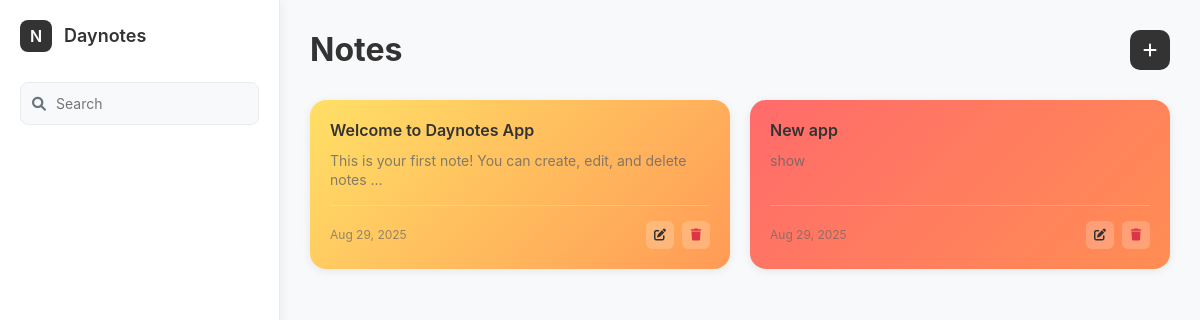
Before: /daynotes/ with the older database file.
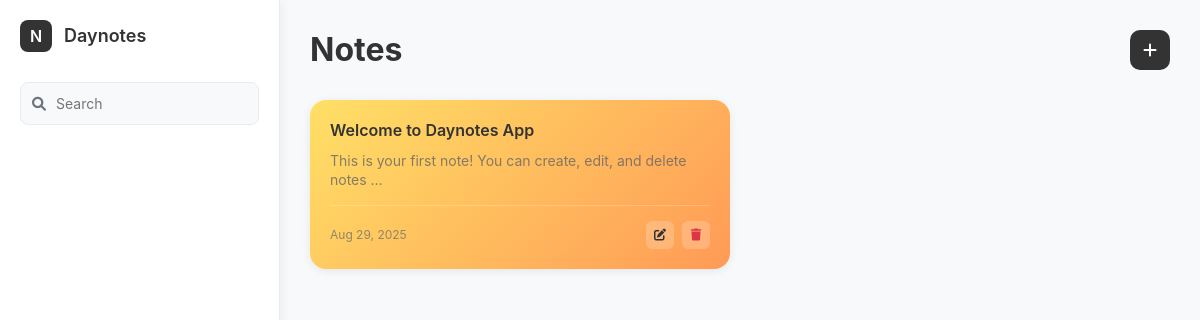
After: the same page with the newer database file.
### daynotes/models.py (models this page shows, shortened)
class Note(models.Model):
    title = models.CharField(max_length=200, default="Untitled")
    body = models.TextField(null=True, blank=True)
    updated = models.DateTimeField(auto_now=True)
    created = models.DateTimeField(auto_now_add=True)
    class Meta:
        ordering = ['-updated']

### daynotes/views.py (the view)
# urls.py: path('', views.dashboard, name='dashboard'),
def dashboard(request):
    notes = Note.objects.all()
    context = {'notes': notes}
    return render(request, 'daynotes/dashboard.html', context)

### daynotes/templates/daynotes/dashboard.html (shortened to what this page needs)
{% extends 'daynotes/base.html' %}
{% block header %}Notes{% endblock %}
{% block content %}
<div class="notes-grid">
    {% for note in notes %}
        <div class="note-card-modern note-color-{{ forloop.counter0|add:1 }}" data-bs-toggle="modal" data-bs-target="#noteModal{{ note.id }}" style="cursor: pointer;">
            <div class="note-content">
                <h6 class="note-title">{{ note.title }}</h6>
                <p class="note-preview">{{ note.body|truncatewords:12 }}</p>
            </div>
            <div class="note-footer">
                <span class="note-date">{{ note.updated|date:"M j, Y" }}</span>
                <div class="note-actions" onclick="event.stopPropagation();">
                    <a href="#" class="note-action-btn" data-bs-toggle="modal" data-bs-target="#editModal{{ note.id }}">
                        <i class="fas fa-edit"></i>
                    </a>
                    <a href="{% url 'delete_note' note.id %}" class="note-action-btn text-danger">
                        <i class="fas fa-trash"></i>
                    </a>
                </div>
            </div>
        </div>
    {% empty %}
        <div class="empty-state">
            <i class="fas fa-sticky-note fa-3x text-muted mb-3"></i>
            <h4 class="text-muted">No notes yet</h4>
            <p class="text-muted">Create your first note to get started!</p>
        </div>
    {% endfor %}
</div>
{% endblock %}

### daynotes/templates/daynotes/base.html (shortened to what this page needs)
<!DOCTYPE html>
<html lang="en">
<head>
    <link href="https://cdn.jsdelivr.net/npm/bootstrap@5.3.0/dist/css/bootstrap.min.css" rel="stylesheet">
    <link href="https://cdnjs.cloudflare.com/ajax/libs/font-awesome/6.0.0/css/all.min.css" rel="stylesheet">
    {% load static %}
    <link href="{% static 'daynotes/css/style.css' %}" rel="stylesheet">
</head>
<body class="app-body">
    <div class="app-container">
        <div class="sidebar-modern">
            <div class="sidebar-header">
                <div class="app-logo">
                    <div class="logo-icon">N</div>
                </div>
                <h6 class="app-title">Daynotes</h6>
            </div>
            <div class="search-box">
                <i class="fas fa-search"></i>
                <input type="text" placeholder="Search" class="search-input">
            </div>
        </div>
        <div class="main-content-modern">
            <div class="content-header">
                <h1 class="page-title">{% block header %}Notes{% endblock %}</h1>
                <a href="{% url 'create_note' %}" class="btn-add">
                    <i class="fas fa-plus"></i>
                </a>
            </div>
            <div class="notes-container">
                {% block content %}
                {% endblock %}
            </div>
        </div>
    </div>
</body>
</html>

### daynotes/static/daynotes/css/style.css (style rules this page uses)
.app-body { margin: 0; padding: 0; background: #f8f9fa; font-family: -apple-system, BlinkMacSystemFont, 'Segoe UI', Roboto, sans-serif; }
.app-container { display: flex; height: 100vh; }
.sidebar-modern { width: 280px; background: white; border-right: 1px solid #e9ecef; padding: 20px; box-shadow: 2px 0 10px rgba(0,0,0,0.05); }
.sidebar-header { display: flex; align-items: center; margin-bottom: 30px; }
.app-logo { margin-right: 12px; }
.logo-icon { width: 32px; height: 32px; background: #333; color: white; border-radius: 8px; display: flex; align-items: center; justify-content: center; font-weight: 600; font-size: 16px; }
.app-title { font-size: 18px; font-weight: 600; color: #333; margin: 0; }
.search-box { position: relative; margin-bottom: 20px; }
.search-box i { position: absolute; left: 12px; top: 50%; transform: translateY(-50%); color: #6c757d; font-size: 14px; }
.search-input { width: 100%; padding: 10px 12px 10px 35px; border: 1px solid #e9ecef; border-radius: 8px; background: #f8f9fa; font-size: 14px; outline: none; }
.main-content-modern { flex: 1; padding: 30px; overflow-y: auto; }
.content-header { display: flex; justify-content: space-between; align-items: center; margin-bottom: 30px; }
.page-title { font-size: 32px; font-weight: 700; color: #333; margin: 0; }
.btn-add { width: 40px; height: 40px; background: #333; color: white; border: none; border-radius: 10px; display: flex; align-items: center; justify-content: center; text-decoration: none; transition: all 0.2s; }
.notes-grid { display: grid; grid-template-columns: repeat(auto-fill, minmax(280px, 1fr)); gap: 20px; }
.note-card-modern { background: white; border-radius: 16px; padding: 20px; box-shadow: 0 2px 10px rgba(0,0,0,0.08); transition: all 0.3s ease; cursor: pointer; min-height: 160px; display: flex; flex-direction: column; justify-content: space-between; }
.note-color-1 { background: linear-gradient(135deg, #FFE066 0%, #FF9A56 100%); }
.note-content { flex: 1; }
.note-title { font-size: 16px; font-weight: 600; color: #333; margin: 0 0 10px 0; line-height: 1.3; }
.note-preview { font-size: 14px; color: #666; line-height: 1.4; margin: 0; opacity: 0.8; }
.note-footer { display: flex; justify-content: space-between; align-items: center; margin-top: 15px; padding-top: 15px; border-top: 1px solid rgba(255,255,255,0.2); }
.note-date { font-size: 12px; color: #666; opacity: 0.7; }
.note-actions { display: flex; gap: 8px; }
.note-action-btn { width: 28px; height: 28px; background: rgba(255,255,255,0.2); color: #333; border-radius: 6px; display: flex; align-items: center; justify-content: center; text-decoration: none; font-size: 12px; transition: all 0.2s; }

Changed rows visible on the page:
removed Note: title "New app", body "show", updated "Aug 29, 2025"
